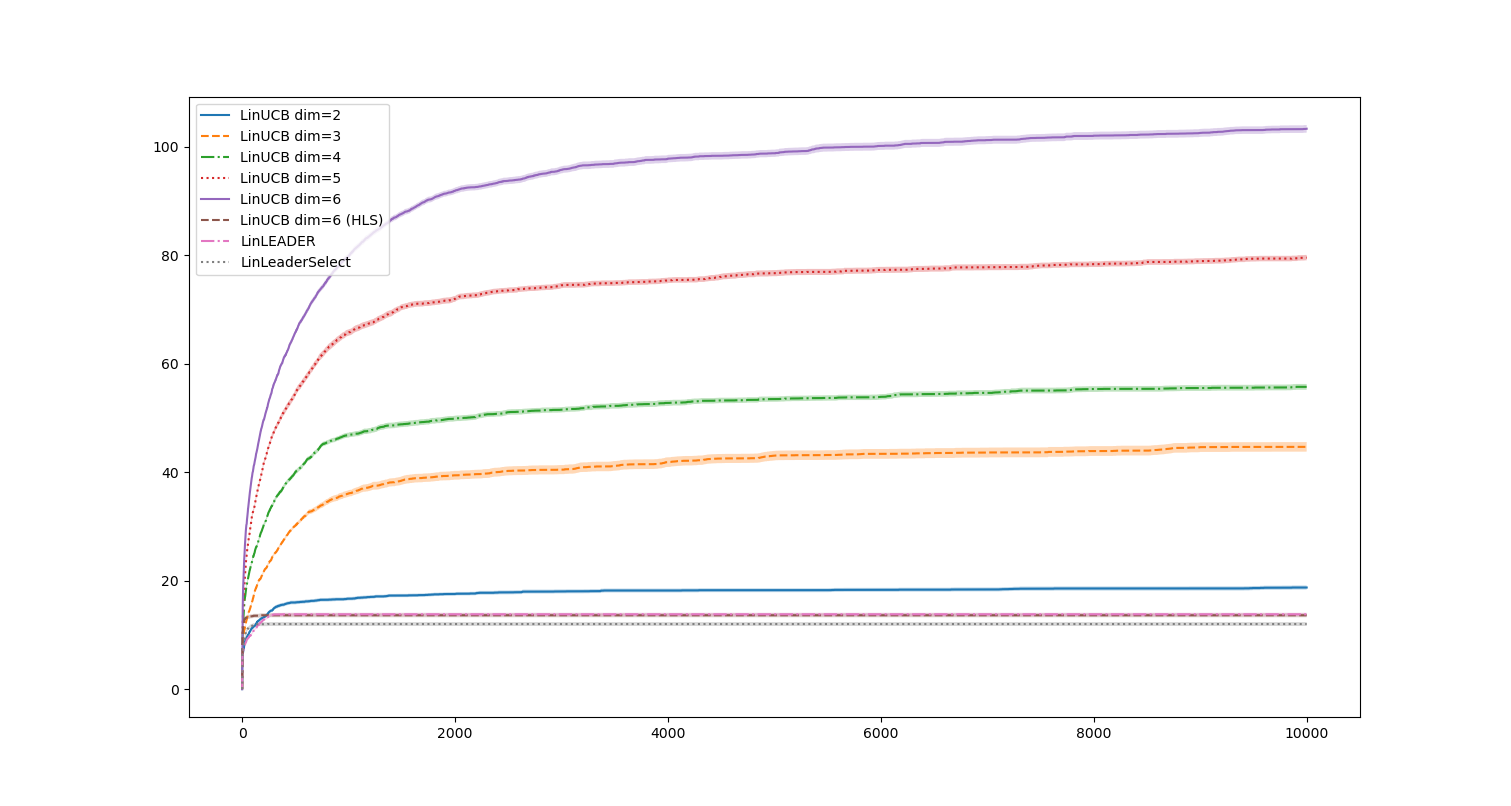

Python code for this plot:
#!/usr/bin/env python3
# -*- coding: utf-8 -*-
"""
Created on Fri Jan 21 14:31:16 2022
Figure 7 from http://proceedings.mlr.press/v139/papini21a.html
'Varying dimension'
"""
import numpy as np
from xb.envs.contextualfinite import ContextualFinite
from xb.envs.synthetic import LinearRandom
from xb.envs.synthetic.linutils import is_hls, random_transform, derank_hls, hls_rank, reduce_dim
from xb.algorithms import LinUCB, LinLEADER, LinLeaderSelect
from xb.runner import Runner
from copy import deepcopy
import matplotlib.pyplot as plt
from itertools import cycle
lines = ["-","--","-.",":"]
linecycler = cycle(lines)

T = 10000
SEED = 0#97764652
np.random.seed(SEED)
std = 0.3
n_runs = 20
delta = 0.01

env = LinearRandom(n_contexts=20, 
                   n_actions=5, 
                   feature_dim=6, 
                   random_state=SEED,
                   noise_std=std)
assert is_hls(env.features, env.param)


hls_features, hls_param = random_transform(env.features, env.param, normalize=True, seed=SEED)

reps = []

for i in range(2, env.feat_dim + 1):
    reduced_features, reduced_param = reduce_dim(hls_features, hls_param, newdim=i, transform=False, normalize=False)
    new_features, new_param =  derank_hls(reduced_features, reduced_param, newrank=1, transform=True, normalize=True, seed=SEED)
    assert hls_rank(new_features, new_param) == 1
    assert new_features.shape[-1] == i
    reps.append(ContextualFinite._rep(new_features))

reps.append(ContextualFinite._rep(hls_features))

algs = [LinUCB(rep=r, 
               reg_val=1., 
               noise_std=std, 
               features_bound=r.feature_bound(), 
               param_bound= 1., 
               delta=delta, 
               adaptive_ci=True, 
               random_state=SEED,
) for r in reps]

algs.append(LinLEADER(reps=reps,
                      reg_val=1.,
                      noise_std=std,
                      features_bound=[r.feature_bound() for r in reps],
                      param_bound= 1.,
                      delta=delta,
                      adaptive_ci=True,
                      random_state=SEED,
))

algs.append(LinLeaderSelect(reps=reps,
                            reg_val=1.,
                            noise_std=std,
                            features_bound=[r.feature_bound() for r in reps], 
                            param_bound= 1., 
                            delta=delta,
                            adaptive_ci=True,
                            random_state=SEED,
))

for i, algo in enumerate(algs):
    if i < len(reps):
        name = (type(algo).__name__ + ' dim=' + str(reps[i].features_dim()) 
            + (' (HLS)' if i==len(reps) - 1 else ''))
    else:
        name = type(algo).__name__
    print(f"Running {name}...")
    regrets = np.zeros((n_runs, T))
    for j in range(n_runs):
        env_copy = deepcopy(env)
        env_copy.rng = np.random.RandomState(np.random.randint(99999))
        runner = Runner(env=env_copy, algo=algo, T_max=T)
        runner.reset()
        out = runner()
        regrets[j] = out['expected_regret']
    mean = np.mean(regrets, axis=0)
    plt.plot(mean, next(linecycler), label=name)
    if n_runs > 1:
        low = mean - 2 * np.std(regrets, axis=0) / n_runs
        high = mean + 2 * np.std(regrets, axis=0) / n_runs
        plt.fill_between(np.arange(len(mean)), low, high, alpha=0.3)

plt.legend()
plt.show()
